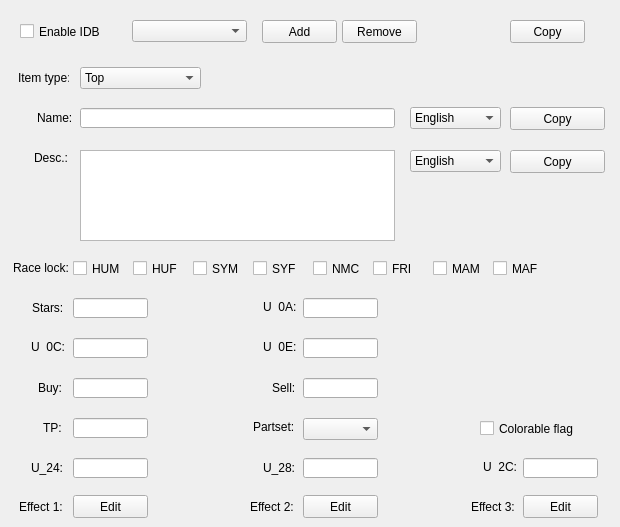
    <widget class="QWidget" name="idbTab">
     <property name="autoFillBackground">
      <bool>true</bool>
     </property>
     <attribute name="title">
      <string>IDB</string>
     </attribute>
     <widget class="QToolButton" name="idbCopyButton">
      <property name="geometry">
       <rect>
        <x>510</x>
        <y>20</y>
        <width>75</width>
        <height>23</height>
       </rect>
      </property>
      <property name="text">
       <string>Copy</string>
      </property>
      <property name="popupMode">
       <enum>QToolButton::InstantPopup</enum>
      </property>
      <property name="toolButtonStyle">
       <enum>Qt::ToolButtonTextOnly</enum>
      </property>
     </widget>
     <widget class="QPushButton" name="idbRemoveButton">
      <property name="geometry">
       <rect>
        <x>342</x>
        <y>20</y>
        <width>75</width>
        <height>23</height>
       </rect>
      </property>
      <property name="text">
       <string>Remove</string>
      </property>
     </widget>
     <widget class="QComboBox" name="idbComboBox">
      <property name="geometry">
       <rect>
        <x>132</x>
        <y>20</y>
        <width>115</width>
        <height>22</height>
       </rect>
      </property>
     </widget>
     <widget class="QCheckBox" name="idbEnableCheck">
      <property name="geometry">
       <rect>
        <x>20</x>
        <y>23</y>
        <width>101</width>
        <height>17</height>
       </rect>
      </property>
      <property name="text">
       <string>Enable IDB</string>
      </property>
     </widget>
     <widget class="QPushButton" name="idbAddButton">
      <property name="geometry">
       <rect>
        <x>262</x>
        <y>20</y>
        <width>75</width>
        <height>23</height>
       </rect>
      </property>
      <property name="text">
       <string>Add</string>
      </property>
     </widget>
     <widget class="QLabel" name="label_20">
      <property name="geometry">
       <rect>
        <x>37</x>
        <y>110</y>
        <width>101</width>
        <height>16</height>
       </rect>
      </property>
      <property name="text">
       <string>Name:</string>
      </property>
     </widget>
     <widget class="QComboBox" name="idbNameLangComboBox">
      <property name="geometry">
       <rect>
        <x>410</x>
        <y>107</y>
        <width>91</width>
        <height>22</height>
       </rect>
      </property>
      <item>
       <property name="text">
        <string>English</string>
       </property>
      </item>
      <item>
       <property name="text">
        <string>Spanish (es)</string>
       </property>
      </item>
      <item>
       <property name="text">
        <string>Spanish (ca)</string>
       </property>
      </item>
      <item>
       <property name="text">
        <string>French</string>
       </property>
      </item>
      <item>
       <property name="text">
        <string>German</string>
       </property>
      </item>
      <item>
       <property name="text">
        <string>Italian</string>
       </property>
      </item>
      <item>
       <property name="text">
        <string>Portuguese</string>
       </property>
      </item>
      <item>
       <property name="text">
        <string>Polish</string>
       </property>
      </item>
      <item>
       <property name="text">
        <string>Russian</string>
       </property>
      </item>
      <item>
       <property name="text">
        <string>Chinese (tw)</string>
       </property>
      </item>
      <item>
       <property name="text">
        <string>Chinese (zh)</string>
       </property>
      </item>
      <item>
       <property name="text">
        <string>Korean</string>
       </property>
      </item>
     </widget>
     <widget class="QLabel" name="label_21">
      <property name="geometry">
       <rect>
        <x>18</x>
        <y>70</y>
        <width>51</width>
        <height>16</height>
       </rect>
      </property>
      <property name="text">
       <string>Item type:</string>
      </property>
     </widget>
     <widget class="QComboBox" name="idbTypeComboBox">
      <property name="geometry">
       <rect>
        <x>80</x>
        <y>67</y>
        <width>121</width>
        <height>22</height>
       </rect>
      </property>
      <item>
       <property name="text">
        <string>Top</string>
       </property>
      </item>
      <item>
       <property name="text">
        <string>Bottom</string>
       </property>
      </item>
      <item>
       <property name="text">
        <string>Gloves</string>
       </property>
      </item>
      <item>
       <property name="text">
        <string>Shoes</string>
       </property>
      </item>
      <item>
       <property name="text">
        <string>Accessory</string>
       </property>
      </item>
     </widget>
     <widget class="QToolButton" name="idbDescCopyButton">
      <property name="geometry">
       <rect>
        <x>510</x>
        <y>150</y>
        <width>95</width>
        <height>23</height>
       </rect>
      </property>
      <property name="text">
       <string>Copy</string>
      </property>
      <property name="popupMode">
       <enum>QToolButton::InstantPopup</enum>
      </property>
      <property name="toolButtonStyle">
       <enum>Qt::ToolButtonTextOnly</enum>
      </property>
     </widget>
     <widget class="QLabel" name="label_32">
      <property name="geometry">
       <rect>
        <x>34</x>
        <y>150</y>
        <width>71</width>
        <height>16</height>
       </rect>
      </property>
      <property name="text">
       <string>Desc.:</string>
      </property>
     </widget>
     <widget class="QTextEdit" name="idbDescEdit">
      <property name="geometry">
       <rect>
        <x>80</x>
        <y>150</y>
        <width>315</width>
        <height>91</height>
       </rect>
      </property>
     </widget>
     <widget class="QLineEdit" name="idbNameEdit">
      <property name="geometry">
       <rect>
        <x>80</x>
        <y>108</y>
        <width>315</width>
        <height>20</height>
       </rect>
      </property>
     </widget>
     <widget class="QComboBox" name="idbDescLangComboBox">
      <property name="geometry">
       <rect>
        <x>410</x>
        <y>150</y>
        <width>91</width>
        <height>22</height>
       </rect>
      </property>
      <item>
       <property name="text">
        <string>English</string>
       </property>
      </item>
      <item>
       <property name="text">
        <string>Spanish (es)</string>
       </property>
      </item>
      <item>
       <property name="text">
        <string>Spanish (ca)</string>
       </property>
      </item>
      <item>
       <property name="text">
        <string>French</string>
       </property>
      </item>
      <item>
       <property name="text">
        <string>German</string>
       </property>
      </item>
      <item>
       <property name="text">
        <string>Italian</string>
       </property>
      </item>
      <item>
       <property name="text">
        <string>Portuguese</string>
       </property>
      </item>
      <item>
       <property name="text">
        <string>Polish</string>
       </property>
      </item>
      <item>
       <property name="text">
        <string>Russian</string>
       </property>
      </item>
      <item>
       <property name="text">
        <string>Chinese (tw)</string>
       </property>
      </item>
      <item>
       <property name="text">
        <string>Chinese (zh)</string>
       </property>
      </item>
      <item>
       <property name="text">
        <string>Korean</string>
       </property>
      </item>
     </widget>
     <widget class="QToolButton" name="idbNameCopyButton">
      <property name="geometry">
       <rect>
        <x>510</x>
        <y>107</y>
        <width>95</width>
        <height>23</height>
       </rect>
      </property>
      <property name="text">
       <string>Copy</string>
      </property>
      <property name="popupMode">
       <enum>QToolButton::InstantPopup</enum>
      </property>
      <property name="toolButtonStyle">
       <enum>Qt::ToolButtonTextOnly</enum>
      </property>
     </widget>
     <widget class="QCheckBox" name="idbMafCheck">
      <property name="geometry">
       <rect>
        <x>493</x>
        <y>260</y>
        <width>51</width>
        <height>17</height>
       </rect>
      </property>
      <property name="text">
       <string>MAF</string>
      </property>
     </widget>
     <widget class="QCheckBox" name="idbNmcCheck">
      <property name="geometry">
       <rect>
        <x>313</x>
        <y>260</y>
        <width>51</width>
        <height>17</height>
       </rect>
      </property>
      <property name="text">
       <string>NMC</string>
      </property>
     </widget>
     <widget class="QLineEdit" name="idbSellEdit">
      <property name="geometry">
       <rect>
        <x>303</x>
        <y>378</y>
        <width>75</width>
        <height>20</height>
       </rect>
      </property>
     </widget>
     <widget class="QLabel" name="label_43">
      <property name="geometry">
       <rect>
        <x>19</x>
        <y>500</y>
        <width>47</width>
        <height>13</height>
       </rect>
      </property>
      <property name="text">
       <string>Effect 1:</string>
      </property>
     </widget>
     <widget class="QPushButton" name="idbEff2Button">
      <property name="geometry">
       <rect>
        <x>303</x>
        <y>495</y>
        <width>75</width>
        <height>23</height>
       </rect>
      </property>
      <property name="text">
       <string>Edit</string>
      </property>
     </widget>
     <widget class="QLabel" name="label_37">
      <property name="geometry">
       <rect>
        <x>272</x>
        <y>380</y>
        <width>31</width>
        <height>16</height>
       </rect>
      </property>
      <property name="text">
       <string>Sell:</string>
      </property>
     </widget>
     <widget class="QLabel" name="label_38">
      <property name="geometry">
       <rect>
        <x>43</x>
        <y>420</y>
        <width>31</width>
        <height>16</height>
       </rect>
      </property>
      <property name="text">
       <string>TP:</string>
      </property>
     </widget>
     <widget class="QLabel" name="label_34">
      <property name="geometry">
       <rect>
        <x>31</x>
        <y>340</y>
        <width>47</width>
        <height>13</height>
       </rect>
      </property>
      <property name="text">
       <string>U_0C:</string>
      </property>
     </widget>
     <widget class="QLabel" name="label_40">
      <property name="geometry">
       <rect>
        <x>31</x>
        <y>460</y>
        <width>41</width>
        <height>16</height>
       </rect>
      </property>
      <property name="text">
       <string>U_24:</string>
      </property>
     </widget>
     <widget class="QLabel" name="label_22">
      <property name="geometry">
       <rect>
        <x>13</x>
        <y>260</y>
        <width>61</width>
        <height>16</height>
       </rect>
      </property>
      <property name="text">
       <string>Race lock:</string>
      </property>
     </widget>
     <widget class="QLineEdit" name="idbU24Edit">
      <property name="geometry">
       <rect>
        <x>73</x>
        <y>458</y>
        <width>75</width>
        <height>20</height>
       </rect>
      </property>
     </widget>
     <widget class="QLineEdit" name="idbU0CEdit">
      <property name="geometry">
       <rect>
        <x>73</x>
        <y>338</y>
        <width>75</width>
        <height>20</height>
       </rect>
      </property>
     </widget>
     <widget class="QLabel" name="label_41">
      <property name="geometry">
       <rect>
        <x>263</x>
        <y>460</y>
        <width>41</width>
        <height>16</height>
       </rect>
      </property>
      <property name="text">
       <string>U_28:</string>
      </property>
     </widget>
     <widget class="QLineEdit" name="idbU0EEdit">
      <property name="geometry">
       <rect>
        <x>303</x>
        <y>338</y>
        <width>75</width>
        <height>20</height>
       </rect>
      </property>
     </widget>
     <widget class="QCheckBox" name="idbHumCheck">
      <property name="geometry">
       <rect>
        <x>73</x>
        <y>260</y>
        <width>51</width>
        <height>17</height>
       </rect>
      </property>
      <property name="text">
       <string>HUM</string>
      </property>
     </widget>
     <widget class="QLabel" name="label_36">
      <property name="geometry">
       <rect>
        <x>38</x>
        <y>380</y>
        <width>41</width>
        <height>16</height>
       </rect>
      </property>
      <property name="text">
       <string>Buy:</string>
      </property>
     </widget>
     <widget class="QLabel" name="label_45">
      <property name="geometry">
       <rect>
        <x>471</x>
        <y>500</y>
        <width>47</width>
        <height>13</height>
       </rect>
      </property>
      <property name="text">
       <string>Effect 3:</string>
      </property>
     </widget>
     <widget class="QLineEdit" name="idbStarsEdit">
      <property name="geometry">
       <rect>
        <x>73</x>
        <y>298</y>
        <width>75</width>
        <height>20</height>
       </rect>
      </property>
     </widget>
     <widget class="QLabel" name="label_33">
      <property name="geometry">
       <rect>
        <x>263</x>
        <y>300</y>
        <width>47</width>
        <height>13</height>
       </rect>
      </property>
      <property name="text">
       <string>U_0A:</string>
      </property>
     </widget>
     <widget class="QLabel" name="label_42">
      <property name="geometry">
       <rect>
        <x>483</x>
        <y>460</y>
        <width>47</width>
        <height>13</height>
       </rect>
      </property>
      <property name="text">
       <string>U_2C:</string>
      </property>
     </widget>
     <widget class="QCheckBox" name="idbFriCheck">
      <property name="geometry">
       <rect>
        <x>373</x>
        <y>260</y>
        <width>51</width>
        <height>17</height>
       </rect>
      </property>
      <property name="text">
       <string>FRI</string>
      </property>
     </widget>
     <widget class="QCheckBox" name="idbSymCheck">
      <property name="geometry">
       <rect>
        <x>193</x>
        <y>260</y>
        <width>51</width>
        <height>17</height>
       </rect>
      </property>
      <property name="text">
       <string>SYM</string>
      </property>
     </widget>
     <widget class="QLabel" name="label_39">
      <property name="geometry">
       <rect>
        <x>253</x>
        <y>420</y>
        <width>47</width>
        <height>13</height>
       </rect>
      </property>
      <property name="text">
       <string>Partset:</string>
      </property>
     </widget>
     <widget class="QPushButton" name="idbEff3Button">
      <property name="geometry">
       <rect>
        <x>523</x>
        <y>495</y>
        <width>75</width>
        <height>23</height>
       </rect>
      </property>
      <property name="text">
       <string>Edit</string>
      </property>
     </widget>
     <widget class="QLineEdit" name="idbU28Edit">
      <property name="geometry">
       <rect>
        <x>303</x>
        <y>458</y>
        <width>75</width>
        <height>20</height>
       </rect>
      </property>
     </widget>
     <widget class="QCheckBox" name="idbMamCheck">
      <property name="geometry">
       <rect>
        <x>433</x>
        <y>260</y>
        <width>51</width>
        <height>17</height>
       </rect>
      </property>
      <property name="text">
       <string>MAM</string>
      </property>
     </widget>
     <widget class="QLabel" name="label_23">
      <property name="geometry">
       <rect>
        <x>32</x>
        <y>300</y>
        <width>31</width>
        <height>16</height>
       </rect>
      </property>
      <property name="text">
       <string>Stars:</string>
      </property>
     </widget>
     <widget class="QLineEdit" name="idbBuyEdit">
      <property name="geometry">
       <rect>
        <x>73</x>
        <y>378</y>
        <width>75</width>
        <height>20</height>
       </rect>
      </property>
     </widget>
     <widget class="QLineEdit" name="idbU2CEdit">
      <property name="geometry">
       <rect>
        <x>523</x>
        <y>458</y>
        <width>75</width>
        <height>20</height>
       </rect>
      </property>
     </widget>
     <widget class="QLabel" name="label_35">
      <property name="geometry">
       <rect>
        <x>263</x>
        <y>340</y>
        <width>47</width>
        <height>13</height>
       </rect>
      </property>
      <property name="text">
       <string>U_0E:</string>
      </property>
     </widget>
     <widget class="QPushButton" name="idbEff1Button">
      <property name="geometry">
       <rect>
        <x>73</x>
        <y>495</y>
        <width>75</width>
        <height>23</height>
       </rect>
      </property>
      <property name="text">
       <string>Edit</string>
      </property>
     </widget>
     <widget class="QLineEdit" name="idbTpEdit">
      <property name="geometry">
       <rect>
        <x>73</x>
        <y>418</y>
        <width>75</width>
        <height>20</height>
       </rect>
      </property>
     </widget>
     <widget class="QLineEdit" name="idbU0AEdit">
      <property name="geometry">
       <rect>
        <x>303</x>
        <y>298</y>
        <width>75</width>
        <height>20</height>
       </rect>
      </property>
     </widget>
     <widget class="QCheckBox" name="idbSyfCheck">
      <property name="geometry">
       <rect>
        <x>253</x>
        <y>260</y>
        <width>51</width>
        <height>17</height>
       </rect>
      </property>
      <property name="text">
       <string>SYF</string>
      </property>
     </widget>
     <widget class="QCheckBox" name="idbHufCheck">
      <property name="geometry">
       <rect>
        <x>133</x>
        <y>260</y>
        <width>51</width>
        <height>17</height>
       </rect>
      </property>
      <property name="text">
       <string>HUF</string>
      </property>
     </widget>
     <widget class="QLabel" name="label_44">
      <property name="geometry">
       <rect>
        <x>250</x>
        <y>500</y>
        <width>47</width>
        <height>13</height>
       </rect>
      </property>
      <property name="text">
       <string>Effect 2:</string>
      </property>
     </widget>
     <widget class="QCheckBox" name="idbFlag4Check">
      <property name="geometry">
       <rect>
        <x>480</x>
        <y>420</y>
        <width>131</width>
        <height>17</height>
       </rect>
      </property>
      <property name="text">
       <string>Colorable flag</string>
      </property>
     </widget>
     <widget class="QComboBox" name="idbPartSetComboBox">
      <property name="geometry">
       <rect>
        <x>303</x>
        <y>418</y>
        <width>75</width>
        <height>22</height>
       </rect>
      </property>
     </widget>
    </widget>
